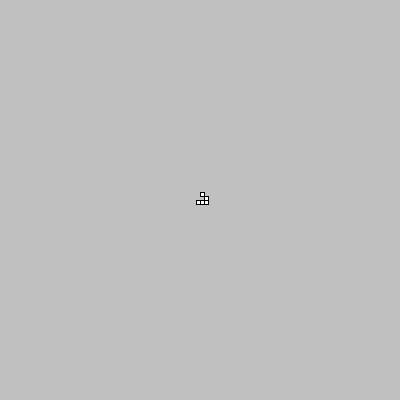
Frame 1 (no input)
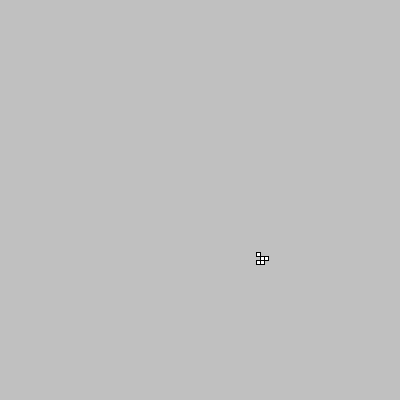
Frame 60 (the mouse pressed at the canvas centre just before this capture)
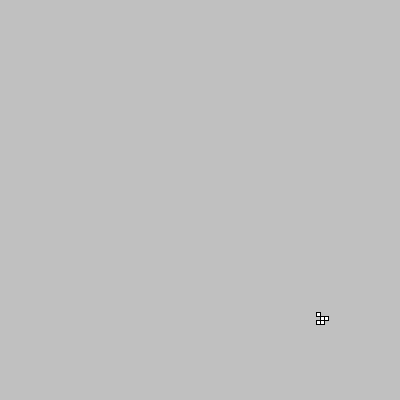
Frame 120 (the mouse held since frame 60 and released just before this capture)

The Processing sketch that drew these frames (run headless with seeded random() and noise(); from frame 60 on, the mouse is pressed at the canvas centre):

// Processing sketch: processing_7026
// ── processing_7026.pde

// Conway's game of life glider
// by Alasdair Turner

boolean [][] cells;
boolean [][] nextcells;

void setup()
{
  size(400,400);
  cells = new boolean [100][100];
  nextcells = new boolean [100][100];
  for (int i = 0; i < 100; i++) {
    for (int j = 0; j < 100; j++) {
      cells[i][j] = false;
    }
  }  
  // glider setup
  cells[50][50] = true;
  cells[49][50] = true;
  cells[51][50] = true;
  cells[51][49] = true;
  cells[50][48] = true;
  frameRate(6);
}

void draw()
{
  background(192); 
  for (int i = 0; i < 100; i++) {
    for (int j = 0; j < 100; j++) {
      if (cells[i][j] == true) {
        rect(i*4,j*4,4,4);
      }
      // count up how many alive around us
      int number = 0;
      for (int m = -1; m <= 1; m++) {
        for (int n = -1; n <= 1; n++) {
          if (!(m == 0 && n == 0)) {
            if (cells[(i+m+100)%100][(j+n+100)%100] == true) {
              number++;
            }
          } 
        }
      }
      // counted up... now set state of cell for next generation
      if (number < 2 || number > 3) {
        nextcells[i][j] = false;
      }
      else if (number == 3) {
        nextcells[i][j] = true;
      }
      else {
        nextcells[i][j] = cells[i][j];
      }
    }
  }    
  for (int i = 0; i < 100; i++) {
    for (int j = 0; j < 100; j++) {
      cells[i][j] = nextcells[i][j];
    }
  }
}
